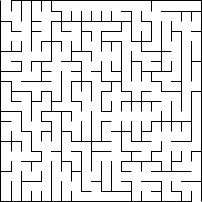
#> input picture test_mazes/maze_01.png, 202 x 202 px, found by its file name; its folder holds 4 pictures in this run; the run also reads 2 pictures not shown here
$ python main.py
#> lines starting #> are read from the running program, lines starting #| are printed output that depends on the picture
### maze_solver/utlis.py
from __future__ import annotations

from dataclasses import dataclass
from pathlib import Path
from typing import Tuple, List, Union

from PIL import Image, ImageFile


class Maze:
    """Represents a maze based on an image"""

    _path: str = None
    _name: str = None
    _image: ImageFile = None
    _image_loaded = None
    _size: Tuple[int, int] = None
    _entrance: Tuple[int, int] = None
    _exit: Tuple[int, int] = None
    _moves: List[Position] = None
    _solved: bool = False

    def __init__(self, path: str = None, name: str = None) -> None:
        """Initializes Maze object based on the given path"""

        self._path = path
        self._name = name
        self._image = Image.open(path)
        self._image_loaded = self._image.load()
        self._size = self._image.size
        self._moves = []

    # [4 lines left out: function __repr__, not called in this run]

    @property
    def name(self) -> str:
        """Returns the name of the maze"""

        if not self._name:
            self._name = self._path.split('/')[-1].split('.')[0]

        return self._name

    @property
    def size(self) -> Tuple[int, int]:
        """Returns the size of the maze"""

        return self._size

    @property
    def entrance(self) -> Tuple[int, int]:
        """Returns the coordinates of the entrance"""

        if not self._entrance:
            if self._get_pixel_color(0, 0) != 'grey':
                raise ValueError('The entrance must be located at (0, 0)')

            self._entrance = (0, 0)

        return self._entrance

    @property
    def exit(self) -> Tuple[int, int]:
        """Returns the coordinates of the entrance"""

        if not self._exit:
            exit_position = (self.size[0]-1, self.size[1]-1)
            if self._get_pixel_color(*exit_position) != 'grey':
                message = f'The exit must be located at {self._size}'
                raise ValueError(message)

            self._exit = exit_position

        return self._exit

    def solve(self) -> None:
        """Tries to find the path from the entrance to the exit of the maze"""

        current_position = Position(*self.entrance)
        current_direction = None
        while current_position != self.exit:
            self._moves.append(current_position)
            move_by, direction = self._get_next_step(
                current_position, current_direction
            )
            current_position += move_by
            if direction != current_direction:
                current_direction = direction

        self._moves.append(Position(*self.exit))
        self._solved = True

    def draw_path(self) -> None:
        """Changes pixel color to show the path"""

        red = (255, 0, 0, 255)
        for position in self._moves:
            self._image_loaded[position.x, position.y] = red

    # [4 lines left out: function show, not called in this run]

    def save_solution(self, extension: str = 'png') -> None:
        """Saves the solution of the maze as an image file"""

        Path('maze_solutions').mkdir(parents=True, exist_ok=True)
        self._image.save(f'maze_solutions/{self.name}.{extension}')

    def _get_pixel_color(self, x: int, y: int) -> str:
        """Returns the color of the pixel located on (x, y)"""

        colors = {
            (0, 0, 0): 'black',
            (128, 128, 128): 'grey',
            (255, 255, 255): 'white',
            (255, 0, 0): 'red'
        }
        color = self._image_loaded[x, y][:-1]

        return colors[color]

    def _get_next_step(
            self, current_position: Position, current_direction: str = None
    ) -> Tuple[Tuple[int, int], str]:
        """Makes a move based on position and direction"""

        if current_direction is None:
            current_direction = 'right'

        possible_steps = {
            'down': (0, 1),
            'right': (1, 0),
            'up': (0, -1),
            'left': (-1, 0),
        }
        paths_prioritized_by_direction = {
            'down': ['left', 'down', 'right', 'up'],
            'left': ['up', 'left', 'down', 'right'],
            'up': ['right', 'up', 'left', 'down'],
            'right': ['down', 'right', 'up', 'left'],
        }
        ordered_paths = paths_prioritized_by_direction[current_direction]
        walls = {}
        for step in possible_steps:
            walls[step] = not self._is_path(
                current_position + possible_steps[step]
            )

        for path in ordered_paths:
            if not walls[path]:
                return possible_steps[path], path

    def _is_path(self, pixel: Position) -> bool:
        """Checks whether a pixel is a path or not"""

        try:
            is_white = self._get_pixel_color(pixel.x, pixel.y) == 'white'
            is_exit = (pixel.x, pixel.y) == self.exit
            return is_white or is_exit
        except IndexError:
            return False


@dataclass
class Position:
    """Defines the position in the maze"""

    x: int
    y: int

    def __eq__(self, other: Union[Tuple[int, int], Position]) -> bool:
        """Defines how the Position should be compared"""

        if isinstance(other, tuple):
            return (self.x, self.y) == other

        return self.x == other.x and self.y == other.y

    def __add__(self, other: Union[Tuple[int, int], Position]) -> Position:
        """Defines how the '+' should be handled when used with Position"""

        if isinstance(other, tuple):
            return Position(self.x + other[0], self.y + other[1])

        return Position(self.x + other.x, self.y + other.y)

    # [12 lines left out: functions __sub__, __repr__, not called in this run]

### maze_solver/main.py
from utlis import Maze


def main() -> None:
    """Entry point of the script"""

    for i in range(1, 5):
        maze = Maze(f'test_mazes/maze_0{i}.png')
        print(f'The maze \'{maze.name}\' has been loaded!')
        print('Solving the maze...')
        maze.solve()
        print('The maze has been solved!')
        print('Drawing path...')
        maze.draw_path()
        print('The path has been drawn!')
        print('Saving solution...')
        maze.save_solution()
        print('The solution has been saved!')
#> this loop made 4 passes
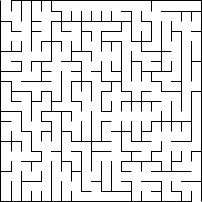
#> input picture test_mazes/maze_01.png, 202 x 202 px, found by its file name
#> pass 1, in save_solution, `self._image.save(f'maze_solutions/{self.name}.{extension}')`:
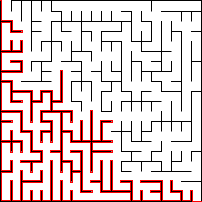
#> saved as maze_01.png: PIL image 202x202 RGBA; mean R, G, B, A 227.6, 208.2, 208.2, 255
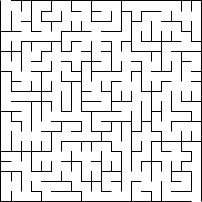
#> input picture test_mazes/maze_02.png, 202 x 202 px, found by its file name
#> pass 2, in save_solution (call 2), `self._image.save(f'maze_solutions/{self.name}.{extension}')`:
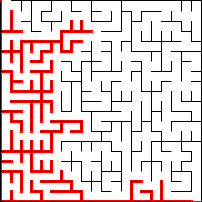
#> saved as maze_02.png: PIL image 202x202 RGBA; mean R, G, B, A 227.6, 210.8, 210.8, 255
#> pass 3, in __init__ (call 3), `self._image = Image.open(path)`:
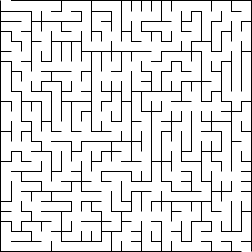
#> self._image: PIL image 252x252 RGBA; mean R, G, B, A 228, 228, 228, 255


if __name__ == '__main__':
    main()
